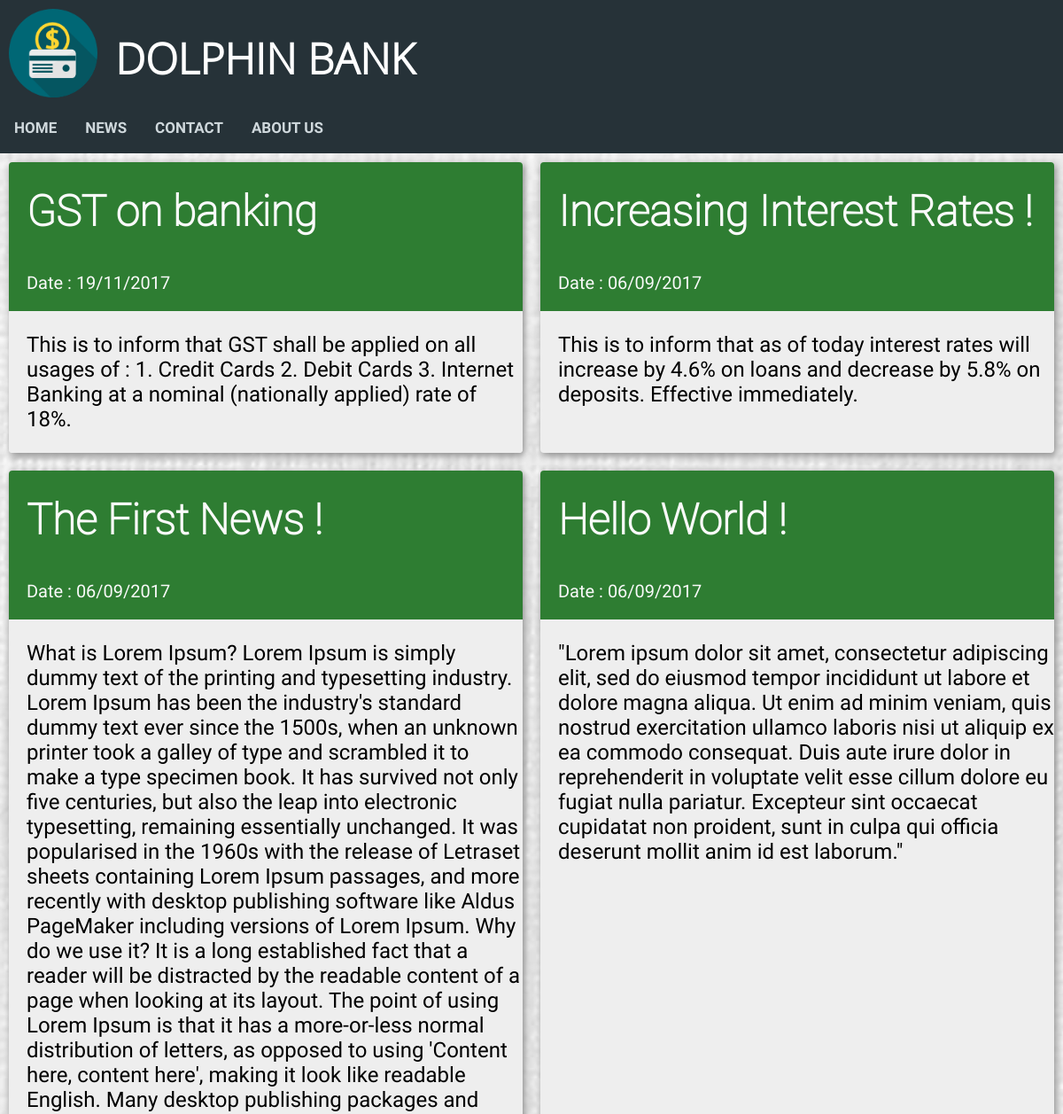
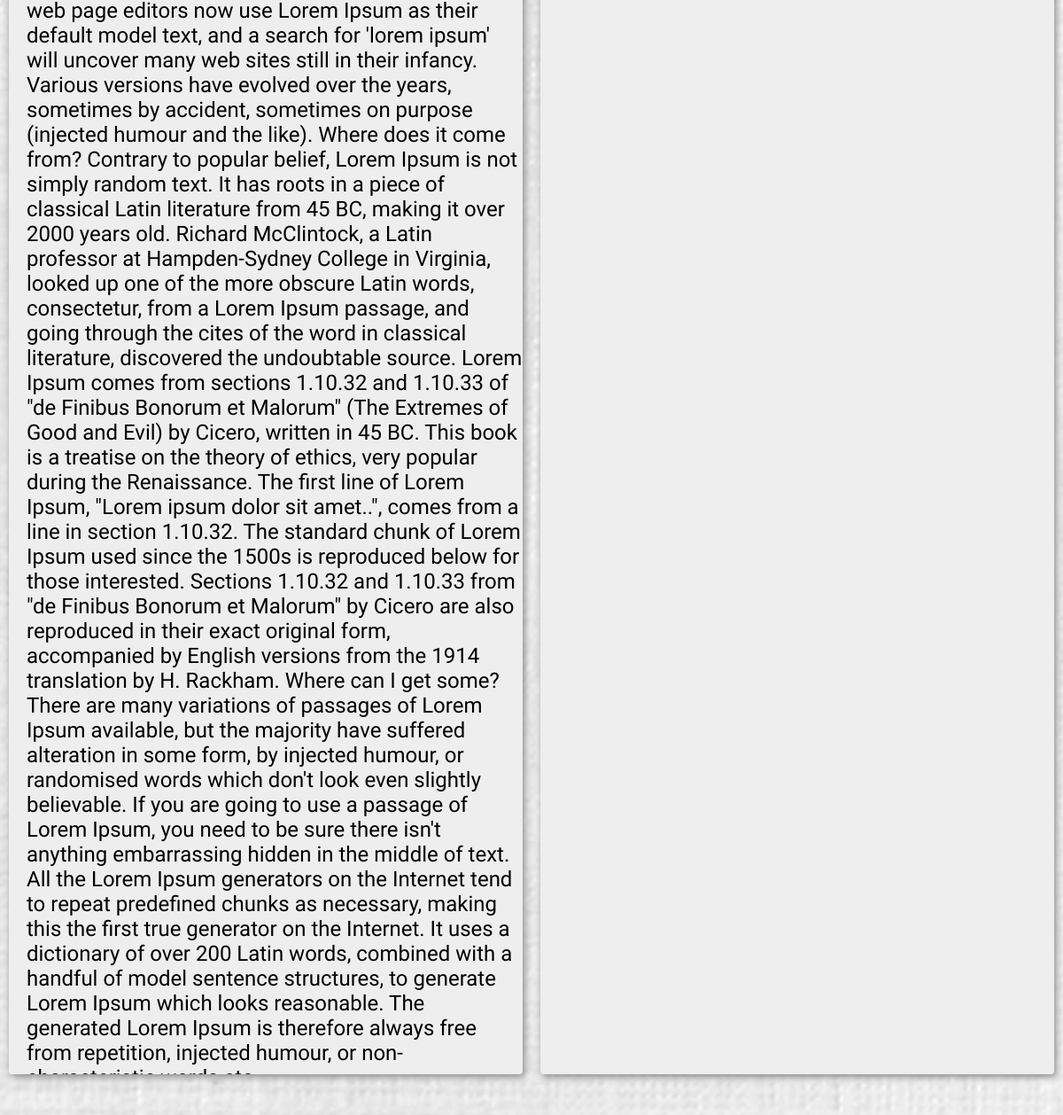
Page /net-banking/news.php on the committed database (2 pictures, top to bottom).
### tables this page shows
CREATE TABLE `news` (
  `id` int(10) unsigned NOT NULL AUTO_INCREMENT,
  `title` varchar(40) DEFAULT NULL,
  `created` datetime DEFAULT NULL,
  PRIMARY KEY (`id`)
);

CREATE TABLE `news_body` (
  `id` int(10) unsigned NOT NULL AUTO_INCREMENT,
  `body` text,
  PRIMARY KEY (`id`)
);

### net-banking/news.php (the view, shortened to what this page needs)
<?php
    include "header.php";
    include "navbar.php";
    include "connect.php";
?>
<!DOCTYPE html>
<html>
<head>
    <link rel="stylesheet" href="news_style.css">
</head>
<body>
    <div class="flex-container">
        <?php
            $sql0 = "SELECT id, title, created FROM news ORDER BY created DESC";
            $result = $conn->query($sql0);
            if ($result->num_rows > 0) {
            while($row = $result->fetch_assoc()) {
                $id = $row["id"];
                $sql1 = "SELECT body FROM news_body WHERE id=$id";
                $result1 = $conn->query($sql1); ?>
                <div class="flex-item">
                    <div class="flex-container-title">
                        <h1 id="title"><?php echo $row["title"] . "<br>"; ?></h1>
                    </div>
                    <div class="flex-container-title">
                        <p id="date"><?php echo "Date : " .
                            date("d/m/Y", strtotime($row["created"])); ?></p>
                    </div>
                    <div class="flex-container-body">
                        <p id="news_body"><?php while($row1 = $result1->fetch_assoc()) {
                            echo $row1["body"]; } ?></p>
                    </div>
                </div>
            <?php }
            } else {
                echo "No news available ! Please post some.";
            }
        ?>
    </div>
</body>
</html>

### net-banking/header_style.css (style rules this page uses)
body { margin: 0; padding: 0; background-color: #FAFAFA; }
h1 { font-family: OpenSans-Light; color: white; font-size: 3rem; line-height: 3rem; margin-top: calc((1.5rem - 2rem) + 2.5rem); margin-bottom: 1.5rem; }

### net-banking/news_style.css (style rules this page uses)
body, html { height: 100%; background: url("images/news.jpg") no-repeat center center fixed; background-size: cover; }
.flex-container { display: -webkit-flex; display: flex; width: auto; height: auto; -webkit-flex-wrap: wrap; flex-wrap: wrap; }
.flex-item { -webkit-flex-direction: column; flex-direction: column; flex: 1 1 550px; background-color: #EEEEEE; width: auto; height: auto; max-height: 65vh; margin: 10px; overflow-y: auto; box-shadow: 2px 3px 8px #888888; border-radius: 4px; }
.flex-container-title { display: -webkit-flex; display: flex; width: auto; height: auto; background-color: #2E7D32; }
.flex-container-body { display: -webkit-flex; display: flex; background-color: #EEEEEE; }
h1[id="title"] { margin-left: 20px; font-family: Roboto-Thin; color: #FAFAFA; }
p[id="date"] { font-size: 20px; color: #FAFAFA; margin-left: 20px; font-family: Roboto-Regular; }
p[id="news_body"] { font-size: 24px; margin-left: 20px; font-family: Roboto-Regular; }

### rows in the picture
news: title "GST on banking", created "19/11/2017"
news_body: body "This is to inform that GST shall be applied on all usages of : 1. Credit Cards 2. Debit Cards 3. Internet Banking at a nominal (nationally applied) rate of 18%."
news: title "Increasing Interest Rates !", created "06/09/2017"
news_body: body "This is to inform that as of today interest rates will increase by 4.6% on loans and decrease by 5.8% on deposits. Effective immediately."
news: title "The First News !", created "06/09/2017"
news_body: body "What is Lorem Ipsum? Lorem Ipsum is simply dummy text of the printing and typesetting industry. Lorem Ipsum has been the industry's standard dummy text ever since the 1500s, when an unknown printer took a galley of type and scrambled it to make a type specimen book. It has survived not only five centuries, but also the leap into electronic typesetting, remaining essentially unchanged. It was popularised in the 1960s with the release of Letraset sheets containing Lorem Ipsum passages, and more recently with desktop publishing software like Aldus PageMaker including versions of Lorem Ipsum. Why do we use it? It is a long established fact that a reader will be distracted by the readable…"
news: title "Hello World !", created "06/09/2017"
news_body: body "\"Lorem ipsum dolor sit amet, consectetur adipiscing elit, sed do eiusmod tempor incididunt ut labore et dolore magna aliqua. Ut enim ad minim veniam, quis nostrud exercitation ullamco laboris nisi ut aliquip ex ea commodo consequat. Duis aute irure dolor in reprehenderit in voluptate velit esse cillum dolore eu fugiat nulla pariatur. Excepteur sint occaecat cupidatat non proident, sunt in culpa qui officia deserunt mollit anim id est laborum.\""
